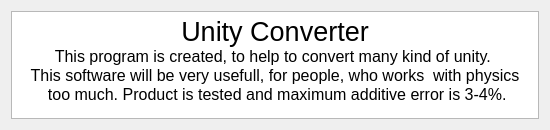
<?xml version="1.0" encoding="UTF-8"?>
<ui version="4.0">
 <class>help</class>
 <widget class="QDialog" name="help">
  <property name="geometry">
   <rect>
    <x>0</x>
    <y>0</y>
    <width>550</width>
    <height>130</height>
   </rect>
  </property>
  <property name="minimumSize">
   <size>
    <width>550</width>
    <height>130</height>
   </size>
  </property>
  <property name="maximumSize">
   <size>
    <width>550</width>
    <height>130</height>
   </size>
  </property>
  <property name="font">
   <font>
    <pointsize>11</pointsize>
   </font>
  </property>
  <property name="windowTitle">
   <string>Help</string>
  </property>
  <property name="windowIcon">
   <iconset resource="imagesource.qrc">
    <normaloff>:/Icons/help.ico</normaloff>:/Icons/help.ico</iconset>
  </property>
  <layout class="QGridLayout" name="gridLayout">
   <item row="0" column="0">
    <widget class="QTextBrowser" name="textBrowser">
     <property name="html">
      <string>&lt;!DOCTYPE HTML PUBLIC &quot;-//W3C//DTD HTML 4.0//EN&quot; &quot;http://www.w3.org/TR/REC-html40/strict.dtd&quot;&gt;
&lt;html&gt;&lt;head&gt;&lt;meta name=&quot;qrichtext&quot; content=&quot;1&quot; /&gt;&lt;style type=&quot;text/css&quot;&gt;
p, li { white-space: pre-wrap; }
&lt;/style&gt;&lt;/head&gt;&lt;body style=&quot; font-family:'Ubuntu'; font-size:11pt; font-weight:400; font-style:normal;&quot;&gt;
&lt;p align=&quot;center&quot; style=&quot; margin-top:0px; margin-bottom:0px; margin-left:0px; margin-right:0px; -qt-block-indent:0; text-indent:0px;&quot;&gt;&lt;span style=&quot; font-size:20pt;&quot;&gt;Unity Converter&lt;/span&gt;&lt;/p&gt;
&lt;p align=&quot;center&quot; style=&quot; margin-top:0px; margin-bottom:0px; margin-left:0px; margin-right:0px; -qt-block-indent:0; text-indent:0px;&quot;&gt;&lt;span style=&quot; font-size:12pt;&quot;&gt;This program is created, to help to convert many kind of unity. &lt;/span&gt;&lt;/p&gt;
&lt;p align=&quot;center&quot; style=&quot; margin-top:0px; margin-bottom:0px; margin-left:0px; margin-right:0px; -qt-block-indent:0; text-indent:0px;&quot;&gt;&lt;span style=&quot; font-size:12pt;&quot;&gt;This software will be very usefull, for people, who works  with physics&lt;/span&gt;&lt;/p&gt;
&lt;p align=&quot;center&quot; style=&quot; margin-top:0px; margin-bottom:0px; margin-left:0px; margin-right:0px; -qt-block-indent:0; text-indent:0px;&quot;&gt;&lt;span style=&quot; font-size:12pt;&quot;&gt; too much. Product is tested and maximum additive error is 3-4%.&lt;/span&gt;&lt;/p&gt;&lt;/body&gt;&lt;/html&gt;</string>
     </property>
    </widget>
   </item>
  </layout>
 </widget>
 <resources>
  <include location="imagesource.qrc"/>
 </resources>
 <connections/>
</ui>
